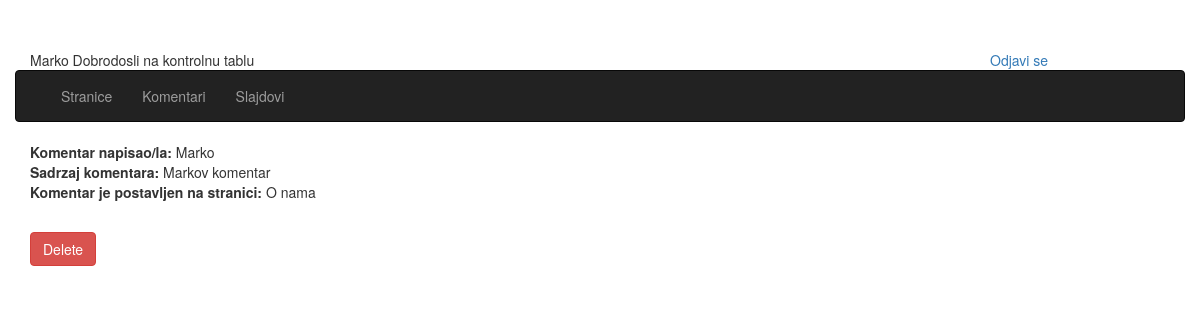
The app's page /administration/comment.php?id=1&action=view (signed in) with its own data.
### tables this page shows
CREATE TABLE `comments` (
  `id` int(11) NOT NULL,
  `person_name` varchar(50) NOT NULL,
  `content` varchar(250) NOT NULL,
  `id_page` int(11) NOT NULL
);

CREATE TABLE `pages` (
  `id` int(11) NOT NULL,
  `title` varchar(250) NOT NULL,
  `content` text NOT NULL
);

### config/config.php (called while the page is built)
<?php
$config['db_host'] = 'localhost';
$config['db_name'] = 'mini-cms-oop';
$config['db_username'] = 'root';
$config['db_password'] = '';

### data-cls/comment.php (called while the page is built, shortened)
<?php
include_once '/../config/config.php';
class comment {
    private $db;
    public function __construct()
    {
        global $config;
        $this->db = new PDO('mysql:host='. $config['db_host'] .';dbname='. $config['db_name'] .';charset=utf8mb4', ''. $config['db_username'] .'', '' . $config['db_password'] . '');
    }
    public function GetById($id)
   {
      try
        {
            $this->db->setAttribute(PDO::ATTR_ERRMODE, PDO::ERRMODE_EXCEPTION);
            $stmt = $this->db->prepare('SELECT * FROM comments WHERE id = :id');
            $stmt->bindValue(":id", $id, 1);
            $stmt->execute();
            $row = $stmt->fetch(PDO::FETCH_ASSOC);
            $this->id = $row['id'];
            $this->content = $row['content'];
            $this->person_name = $row['person_name'];
            $this->id_page = $row['id_page'];
            $page = new Page();
            $page->GetById($this->id_page);
            $this->page = $page;
        } catch (PDOException $ex)
        {
        }
   }
}

### data-cls/Page.php (called while the page is built, shortened)
<?php
include_once '/../config/config.php';
class Page {
    private $db;
    public function __construct()
    {
        global $config;
        $this->db = new PDO('mysql:host='. $config['db_host'] .';dbname='. $config['db_name'] .';charset=utf8mb4', ''. $config['db_username'] .'', '' . $config['db_password'] . '');
    }
    public function GetByID($id)
    {
           try
        {
            $stmt = $this->db->prepare('SELECT * FROM pages WHERE id =:id');
            $stmt->bindParam(':id', $id, PDO::PARAM_INT);
            $stmt->setFetchMode(PDO::FETCH_CLASS, 'Page');
            $stmt->execute();
           $obj = $stmt->fetch();
            $this->title = $obj->title;
        } catch (PDOException $ex)
        {
        }
    }
}

### administration/comment.php (the view, shortened to what this page needs)
<?php
include_once '../data-cls/comment.php';
$comment = new comment();
if(isset($_GET['id']) && isset($_GET['action']))
{
    if ($_GET['action'] == 'delete')
    {
        $comment->DeleteById($_GET['id']);
        header("Location: comments.php");
    }elseif ($_GET['action'] == 'view')
    {
        $comment->GetById($_GET['id']);
    }
}
?>
<html>
    <head>
        <link type="text/css" rel="stylesheet" href="../css/mine.css">
        <link type="text/css" rel="stylesheet" href="../css/bootstrap.css">
    </head>
    <body>
        <div class="container">
            <div class="row" >
                <div class="col-md-10 top50">
                    <?php echo $_SESSION['users_name']; ?> <span>Dobrodosli na kontrolnu tablu</span>
                </div>
                <div class="top50">
                    <a href="logout.php"> Odjavi se </a>
                </div>
                <?php include_once 'parts/menu.php'; ?>
                <div class="row">
                    <div class="container">
                        <div class="comment">
                            <div class="name"><b>Komentar napisao/la:</b> <?php echo $comment->person_name; ?> </div>
                            <div class="name"><b>Sadrzaj komentara:</b> <?php echo $comment->content; ?> </div>
                            <div><b>Komentar je postavljen na stranici: </b><?php echo $comment->page->title; ?></div>
                            <div class="top30"><a class="btn btn-danger" href="comment.php?id=<?php echo $comment->id ?>&action=delete">Delete</a></div>
                        </div>
                    </div>
                </div>
            </div>
        </div>
    </body>
</html>

### css/mine.css (style rules this page uses)
.top30 { margin-top: 30px; }
.top50 { margin-top: 50px; }

### records on screen
comments: person_name "Marko", content "Markov komentar"
pages: title "O nama"

### other values on screen
$_SESSION['users_name'] "Marko"
